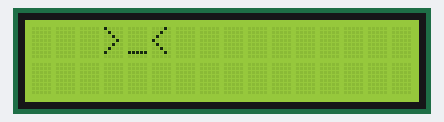
The sketch below on a simulated Arduino Uno, built with avr-gcc and run on an emulated ATmega328P. Parts: 16×2 character LCD. Wiring (inferred from the names in the program): character LCD (HD44780): RS pin 8; E pin 7; data pin 6, pin 5, pin 4, pin 3. The character LCD is taken to start in 4-bit mode; what the sketch prints to the serial monitor is not drawn.

Above: at 0.1 s.
At 1.1 s:
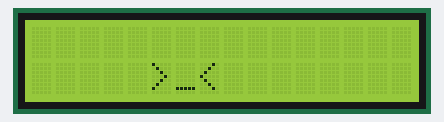
At 1.6 s:
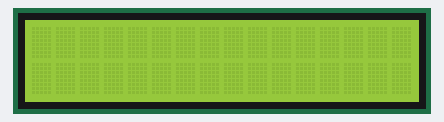
At 3.1 s:
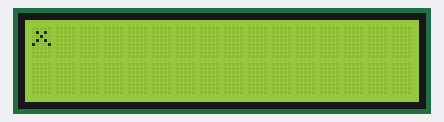
At 4.1 s:
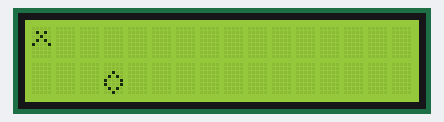
At 7.1 s:
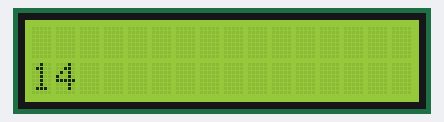

Measured:
- by itself, everything shown: repeats every 7.5 s, in 12 steps
- what the display in image 0 shows lasts 0.5 s, from 0.0 s to 0.5 s
- what the display in image 2 shows lasts 1.5 s, from 1.5 s to 3.0 s
- what the display in image 3 shows lasts 1.0 s, from 3.0 s to 4.0 s

The sketch:

lcd_2.ino
```cpp
#define RS    8
#define EN    7
#define D4    6
#define D5    5
#define D6    4
#define D7    3

#define B 0 //binary
#define H 1 //hexadecimal


byte pins[] = {D4, D5, D6, D7};
byte customChar[8] = {
  0b00000,
  0b01010,
  0b00100,
  0b01010,
  0b10001,
  0b00000,
  0b00000,
  0b00000
};
byte customChar2[8] = {
  0b00000,
  0b00000,
  0b00100,
  0b01010,
  0b10001,
  0b10001,
  0b01010,
  0b00100
};

void setup() {
  pinMode(RS, OUTPUT);
  pinMode(EN, OUTPUT);
  pinMode(D4, OUTPUT);
  pinMode(D5, OUTPUT);
  pinMode(D6, OUTPUT);
  pinMode(D7, OUTPUT);
  delay(5);
  Serial.begin(9600);
  lcd_init();
  draw_char(customChar, 0);
  draw_char(customChar2, 1);
}

void loop() {
 set_cursor(0, 3);   //next 3 prints >_< char by char
 send_data(0x3e);
 send_data(0x5f);
 send_data(0x3c);
 delay(500);
 clear_lcd();
 delay(500);
 set_cursor(1, 5);
 string(">_<");   //print string
 delay(500);
 clear_lcd();
 delay(500);
 set_cursor(0,1);
 clear_lcd();
 delay(1000);
 send_data(0);    //print first char of cgram
 delay(1000);
 set_cursor(1, 3);  //print second char of cgram
 send_data(1);
 delay(1000);
 set_cursor(0, 5);
 print_int(1234);
 delay(500);
 clear_lcd();
 delay(500);
 print_int(244, B);
 delay(500);
 clear_lcd();
 delay(500);
 set_cursor(1, 0);
 print_int(20, H);
 delay(500);
 clear_lcd();
 }

void string(String str){  //prints string
  char* strng = (char*)malloc(sizeof(str));
  strcpy(strng, str.c_str());
  while(*strng){
    send_data(*strng++);
  }
}

void send_command(byte com){  //if command is sent, RS pin has to be low
  digitalWrite(RS, LOW);
  send_byte(com);
}

void send_data(byte data){   //if data is sent, RS pin has to be high
  digitalWrite(RS, HIGH);
  send_byte(data);
}

void send_byte(byte b){   //in 4-bit mode, on the first pulse, send first the higher four bits, then the lowest
  digitalWrite(EN, HIGH);
  delay(0.5);
  for(int i = 0; i < 4; i++){
    digitalWrite(pins[i], b>>(4+i)&0x01);  //higher four bits first
  }
  digitalWrite(EN, LOW);
  delay(0.5);
  digitalWrite(EN, HIGH);
  delay(0.5);
  for(int i = 0; i < 4; i++){
    digitalWrite(pins[i], (b>>i)&0x01); //then the others
  }
  digitalWrite(EN, LOW);
  delay(0.5);
}

void lcd_init(){
  send_command(0x28);  //4-bit mode, 2 lines, 5x8matrix
  delay(5);
  send_command(0x0c); // d2=1->display on, d1=1->cursor on, d0=1->cursor blinking
  delay(5);
  send_command(0x06);  //d1=1->increment address counter after r/w; d0=0->display is shifted to the right
  delay(5);
  send_command(0x01); //clears display, returns cursor to home pos.
  delay(5);
}

void set_cursor(int row, int col){
  if(col > 16){
    col = col%16;
  }
  if(row == 0){
    send_command(0x80);  //at begining of first line
  }
  else if(row == 1){
    send_command(0xc0);   //at begining of second line
  }
  else{
    Serial.println("Invalid input, choose 0 or 1");
  }
  while(col>0){
      send_command(0x14);    //0x14 -> cursor goes right
      col--;
  }
}

void clear_lcd(){
  send_command(0x01);  //clears display, returns cursor to home
}


void draw_char(byte chars[8], byte adress){  //draws special char, saves it in cgram
  send_command(0x40|(adress<<3));  //0x40 -> for cgram
  for(int i = 0; i < 8; i++){
   send_data(chars[i]);      //save the bites in ram

  }
}


void print_int(int num) { //decimal
	if (num / 10 > 0) {
		print_int(num / 10);  //go to first digit
	}
	send_data(num % 10 + 48);  //start to print them
}

void print_int(int num, unsigned char bh) {
	if (bh&H) {
		if (num / 16 > 0) {    //B is 0, H ->1
			Serial.println(num / 16);
			print_int(num / 16, H);
		}
		Serial.println(num % 16);
		send_data(num % 16 + 48);
		Serial.println("send");
	}
	else{
		if (num / 2 > 0) {
			print_int(num / 2, B);
		}
		send_data(num % 2 + 48);
	}
}
```
